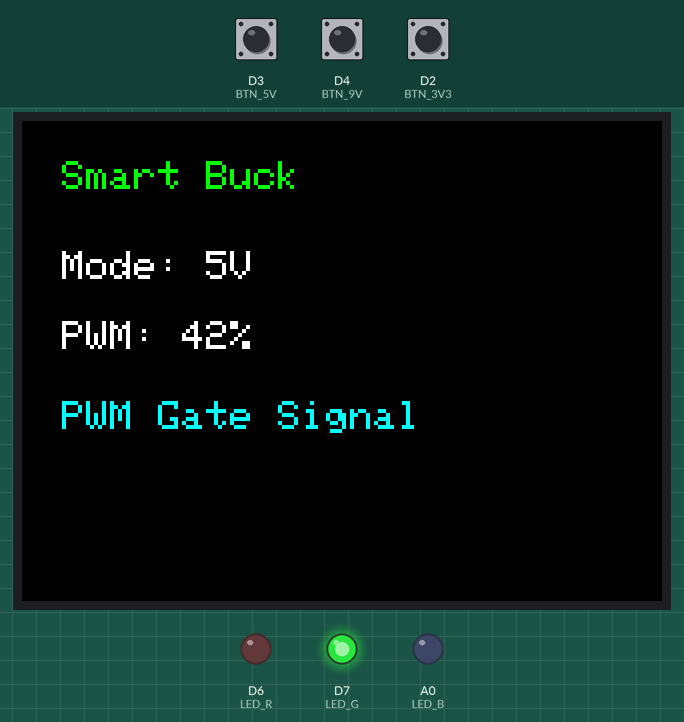
Bench run of a sketch on a simulated ESP8266 (NodeMCU). On the bench: 320×240 colour display, output pins drawn as LEDs (lit = HIGH). Inputs (shaded band) come from the test bench; at power-on: D4 (BTN_9V) HIGH, D2 (BTN_3V3) HIGH, D3 (BTN_5V) HIGH.

Above: at 1.4 s.
1.5 s: D4 (BTN_9V) pulled LOW for 0.15 s
At 2.1 s:
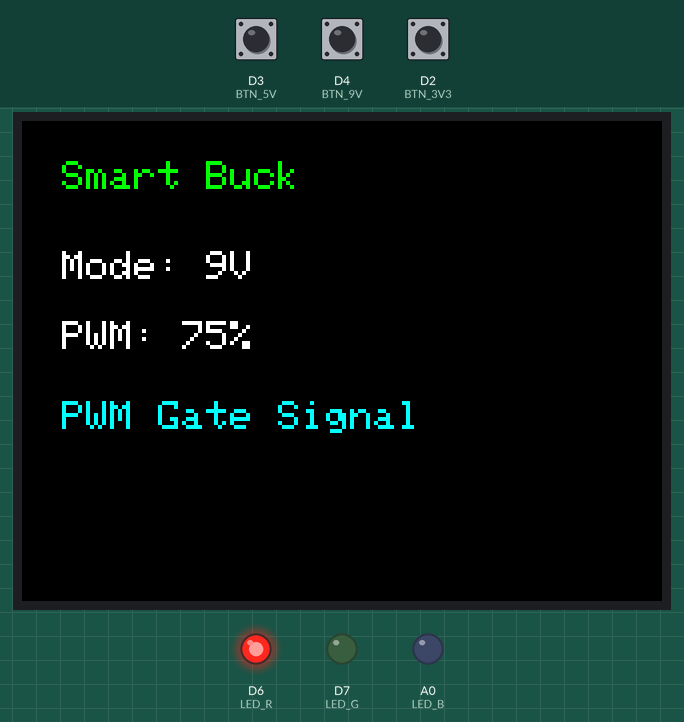
3.1 s: D2 (BTN_3V3) pulled LOW for 0.15 s
At 4.3 s:
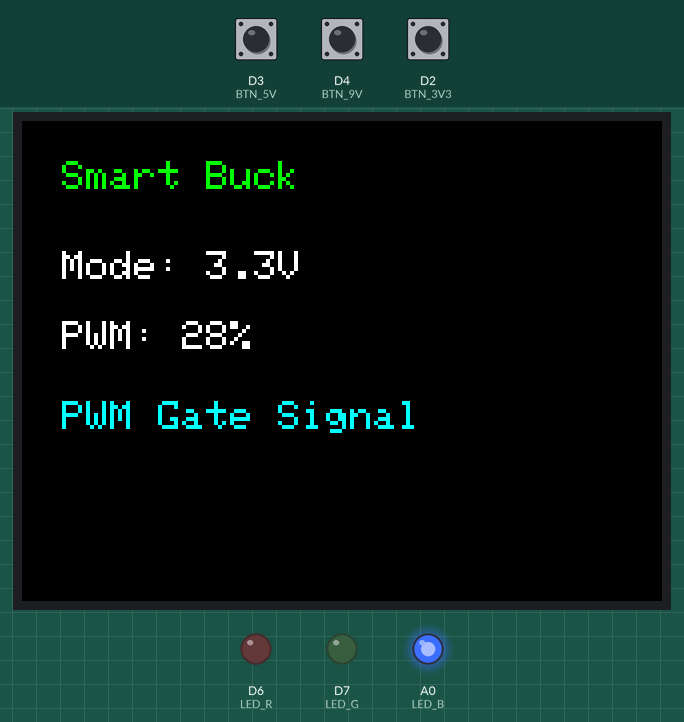
4.7 s: D3 (BTN_5V) pulled LOW for 0.15 s
At 5.7 s:
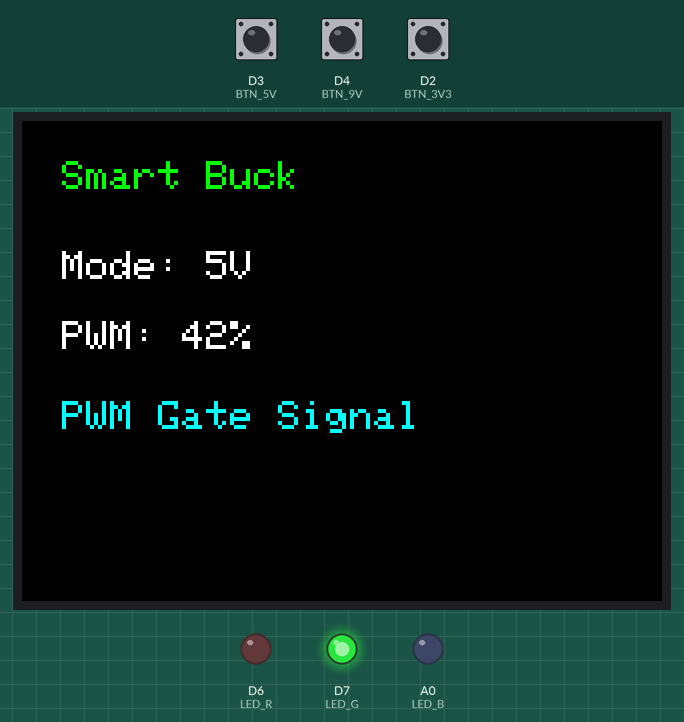
6.3 s: D4 (BTN_9V) pulled LOW for 1 s
At 6.9 s:
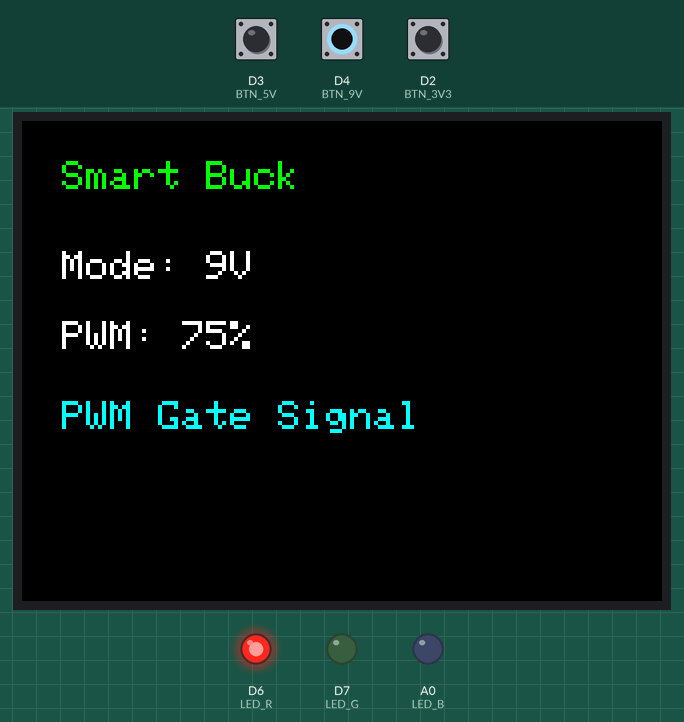
8.8 s: D3 (BTN_5V) pulled LOW for 1 s
At 10.0 s:
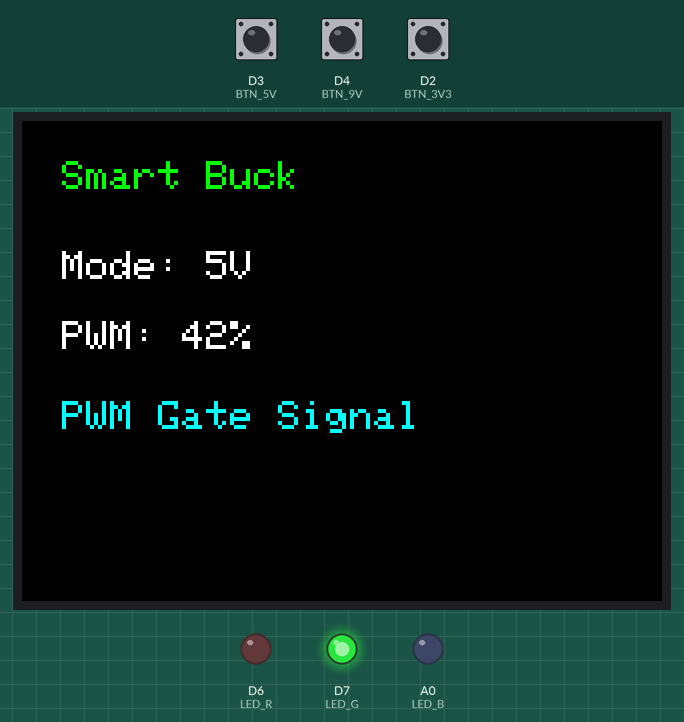
Timing chart, 0 to 11.8 s (numbered marks = the images above; inputs shaded):
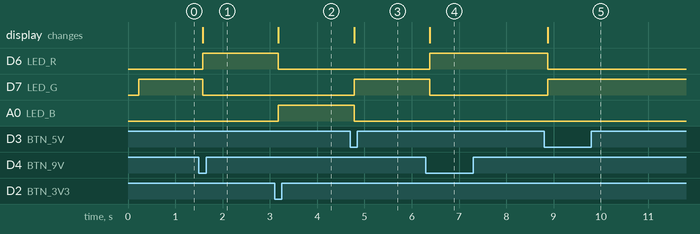

Measured:
- after the input at 1.5 s, D6 (LED_R): LOW → HIGH after 0.08 s; D7 (LED_G): HIGH → LOW after 0.08 s; the display: changes after 0.08 s (image 1)
- after the input at 3.1 s, D6 (LED_R): HIGH → LOW after 0.08 s; A0 (LED_B): LOW → HIGH after 0.08 s; the display: changes after 0.08 s (image 2)
- after the input at 4.7 s, D7 (LED_G): LOW → HIGH after 0.08 s; A0 (LED_B): HIGH → LOW after 0.08 s; the display: changes after 0.08 s (image 3)
- after the input at 6.3 s, D6 (LED_R): LOW → HIGH after 0.08 s; D7 (LED_G): HIGH → LOW after 0.08 s; the display: changes after 0.08 s (image 4)
- after the input at 8.8 s, D6 (LED_R): HIGH → LOW after 0.08 s; D7 (LED_G): LOW → HIGH after 0.08 s; the display: changes after 0.08 s (image 5)

The sketch:

Final_Smart_Buck_Controller.ino
```cpp
#include <SPI.h>
#include <Adafruit_GFX.h>
#include <Adafruit_ILI9341.h>

#define TFT_CS   D10
#define TFT_DC   D9
#define TFT_RST  D8

#define BTN_3V3 D2
#define BTN_5V  D3
#define BTN_9V  D4

#define LED_R D6
#define LED_G D7
#define LED_B A0

Adafruit_ILI9341 tft(TFT_CS, TFT_DC, TFT_RST);

int currentMode = 1;

void setLedColor(int r, int g, int b) {
  analogWrite(LED_R, r);
  analogWrite(LED_G, g);
  analogWrite(LED_B, b);
}

void showMode(int mode) {
  tft.fillScreen(ILI9341_BLACK);

  tft.setTextSize(2);
  tft.setTextColor(ILI9341_GREEN);
  tft.setCursor(20, 20);
  tft.print("Smart Buck");

  tft.setTextColor(ILI9341_WHITE);
  tft.setCursor(20, 65);

  if (mode == 0) {
    tft.print("Mode: 3.3V");
    tft.setCursor(20, 100);
    tft.print("PWM: 28%");
    setLedColor(0, 0, 255);
  }
  else if (mode == 1) {
    tft.print("Mode: 5V");
    tft.setCursor(20, 100);
    tft.print("PWM: 42%");
    setLedColor(0, 255, 0);
  }
  else {
    tft.print("Mode: 9V");
    tft.setCursor(20, 100);
    tft.print("PWM: 75%");
    setLedColor(255, 0, 0);
  }

  tft.setTextColor(ILI9341_CYAN);
  tft.setCursor(20, 140);
  tft.print("PWM Gate Signal");
}

void setup() {
  pinMode(BTN_3V3, INPUT_PULLUP);
  pinMode(BTN_5V, INPUT_PULLUP);
  pinMode(BTN_9V, INPUT_PULLUP);

  pinMode(LED_R, OUTPUT);
  pinMode(LED_G, OUTPUT);
  pinMode(LED_B, OUTPUT);

  tft.begin();
  tft.setRotation(1);

  showMode(currentMode);
}

void loop() {
  if (digitalRead(BTN_3V3) == LOW) {
    currentMode = 0;
    showMode(currentMode);
    while (digitalRead(BTN_3V3) == LOW);
    delay(100);
  }

  if (digitalRead(BTN_5V) == LOW) {
    currentMode = 1;
    showMode(currentMode);
    while (digitalRead(BTN_5V) == LOW);
    delay(100);
  }

  if (digitalRead(BTN_9V) == LOW) {
    currentMode = 2;
    showMode(currentMode);
    while (digitalRead(BTN_9V) == LOW);
    delay(100);
  }
}
```
